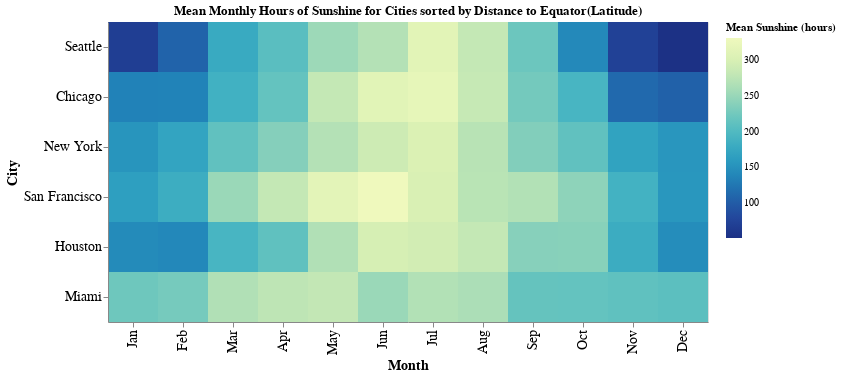

This figure's notebook cell:
### Code cell
alt.Chart(source).mark_rect().encode(
    y=alt.Y('city:N', axis=alt.Axis(title='City',titleFontSize=14, labelFontSize=14), sort=['Seattle','Chicago','New York','San Francisco','Houston', 'Miami']),
    x=alt.X('month:N', axis=alt.Axis(title='Month',titleFontSize=14, labelFontSize=14), sort=['Jan', 'Feb', 'Mar', 'Apr', 'May', 'June', 'July', 'August', 'September', 'October', 'November', 'December']),
    color=alt.Color('mean(sunshine):Q', scale=alt.Scale(scheme='yellowgreenblue',reverse=True), legend=alt.Legend(title='Mean Sunshine (hours)'))
).properties(
    width=600,
    height=300,
    title='Mean Monthly Hours of Sunshine for Cities sorted by Distance to Equator(Latitude)'
)

### Figure 1 — Vega-Lite specification as saved in the notebook (floating-point values rounded to 4 significant figures)
{"config": {"view": {"continuousWidth": 300, "continuousHeight": 300}}, "data": {"name": "data-162638687fd33f296a3b88b07ba677ef"}, "mark": {"type": "rect"}, "encoding": {"color": {"aggregate": "mean", "field": "sunshine", "legend": {"title": "Mean Sunshine (hours)"}, "scale": {"reverse": true, "scheme": "yellowgreenblue"}, "type": "quantitative"}, "x": {"axis": {"labelFontSize": 14, "title": "Month", "titleFontSize": 14}, "field": "month", "sort": ["Jan", "Feb", "Mar", "Apr", "May", "June", "July", "August", "September", "October", "November", "December"], "type": "nominal"}, "y": {"axis": {"labelFontSize": 14, "title": "City", "titleFontSize": 14}, "field": "city", "sort": ["Seattle", "Chicago", "New York", "San Francisco", "Houston", "Miami"], "type": "nominal"}}, "height": 300, "title": "Mean Monthly Hours of Sunshine for Cities sorted by Distance to Equator(Latitude)", "width": 600, "$schema": "https://vega.github.io/schema/vega-lite/v5.15.1.json", "datasets": {"data-162638687fd33f296a3b88b07ba677ef": [{"city": "Chicago", "lon": -87.62, "lat": 41.88, "month": "Jan", "monthnum": 0, "sunshine": 135}, {"city": "Chicago", "lon": -87.62, "lat": 41.88, "month": "Feb", "monthnum": 1, "sunshine": 136}, {"city": "Chicago", "lon": -87.62, "lat": 41.88, "month": "Mar", "monthnum": 2, "sunshine": 187}, {"city": "Chicago", "lon": -87.62, "lat": 41.88, "month": "Apr", "monthnum": 3, "sunshine": 215}, {"city": "Chicago", "lon": -87.62, "lat": 41.88, "month": "May", "monthnum": 4, "sunshine": 281}, {"city": "Chicago", "lon": -87.62, "lat": 41.88, "month": "Jun", "monthnum": 5, "sunshine": 311}, {"city": "Chicago", "lon": -87.62, "lat": 41.88, "month": "Jul", "monthnum": 6, "sunshine": 318}, {"city": "Chicago", "lon": -87.62, "lat": 41.88, "month": "Aug", "monthnum": 7, "sunshine": 283}, {"city": "Chicago", "lon": -87.62, "lat": 41.88, "month": "Sep", "monthnum": 8, "sunshine": 226}, {"city": "Chicago", "lon": -87.62, "lat": 41.88, "month": "Oct", "monthnum": 9, "sunshine": 193}, {"city": "Chicago", "lon": -87.62, "lat": 41.88, "month": "Nov", "monthnum": 10, "sunshine": 113}, {"city": "Chicago", "lon": -87.62, "lat": 41.88, "month": "Dec", "monthnum": 11, "sunshine": 106}, {"city": "Houston", "lon": -95.36, "lat": 29.75, "month": "Jan", "monthnum": 0, "sunshine": 144}, {"city": "Houston", "lon": -95.36, "lat": 29.75, "month": "Feb", "monthnum": 1, "sunshine": 141}, {"city": "Houston", "lon": -95.36, "lat": 29.75, "month": "Mar", "monthnum": 2, "sunshine": 193}, {"city": "Houston", "lon": -95.36, "lat": 29.75, "month": "Apr", "monthnum": 3, "sunshine": 212}, {"city": "Houston", "lon": -95.36, "lat": 29.75, "month": "May", "monthnum": 4, "sunshine": 266}, {"city": "Houston", "lon": -95.36, "lat": 29.75, "month": "Jun", "monthnum": 5, "sunshine": 298}, {"city": "Houston", "lon": -95.36, "lat": 29.75, "month": "Jul", "monthnum": 6, "sunshine": 294}, {"city": "Houston", "lon": -95.36, "lat": 29.75, "month": "Aug", "monthnum": 7, "sunshine": 281}, {"city": "Houston", "lon": -95.36, "lat": 29.75, "month": "Sep", "monthnum": 8, "sunshine": 238}, {"city": "Houston", "lon": -95.36, "lat": 29.75, "month": "Oct", "monthnum": 9, "sunshine": 239}, {"city": "Houston", "lon": -95.36, "lat": 29.75, "month": "Nov", "monthnum": 10, "sunshine": 181}, {"city": "Houston", "lon": -95.36, "lat": 29.75, "month": "Dec", "monthnum": 11, "sunshine": 146}, {"city": "Miami", "lon": -80.19, "lat": 25.76, "month": "Jan", "monthnum": 0, "sunshine": 222}, {"city": "Miami", "lon": -80.19, "lat": 25.76, "month": "Feb", "monthnum": 1, "sunshine": 227}, {"city": "Miami", "lon": -80.19, "lat": 25.76, "month": "Mar", "monthnum": 2, "sunshine": 266}, {"city": "Miami", "lon": -80.19, "lat": 25.76, "month": "Apr", "monthnum": 3, "sunshine": 275}, {"city": "Miami", "lon": -80.19, "lat": 25.76, "month": "May", "monthnum": 4, "sunshine": 280}, {"city": "Miami", "lon": -80.19, "lat": 25.76, "month": "Jun", "monthnum": 5, "sunshine": 251}, {"city": "Miami", "lon": -80.19, "lat": 25.76, "month": "Jul", "monthnum": 6, "sunshine": 267}, {"city": "Miami", "lon": -80.19, "lat": 25.76, "month": "Aug", "monthnum": 7, "sunshine": 263}, {"city": "Miami", "lon": -80.19, "lat": 25.76, "month": "Sep", "monthnum": 8, "sunshine": 216}, {"city": "Miami", "lon": -80.19, "lat": 25.76, "month": "Oct", "monthnum": 9, "sunshine": 215}, {"city": "Miami", "lon": -80.19, "lat": 25.76, "month": "Nov", "monthnum": 10, "sunshine": 212}, {"city": "Miami", "lon": -80.19, "lat": 25.76, "month": "Dec", "monthnum": 11, "sunshine": 209}, {"city": "New York", "lon": -73.94, "lat": 40.73, "month": "Jan", "monthnum": 0, "sunshine": 154}, {"city": "New York", "lon": -73.94, "lat": 40.73, "month": "Feb", "monthnum": 1, "sunshine": 171}, {"city": "New York", "lon": -73.94, "lat": 40.73, "month": "Mar", "monthnum": 2, "sunshine": 213}, {"city": "New York", "lon": -73.94, "lat": 40.73, "month": "Apr", "monthnum": 3, "sunshine": 237}, {"city": "New York", "lon": -73.94, "lat": 40.73, "month": "May", "monthnum": 4, "sunshine": 268}, {"city": "New York", "lon": -73.94, "lat": 40.73, "month": "Jun", "monthnum": 5, "sunshine": 289}, {"city": "New York", "lon": -73.94, "lat": 40.73, "month": "Jul", "monthnum": 6, "sunshine": 302}, {"city": "New York", "lon": -73.94, "lat": 40.73, "month": "Aug", "monthnum": 7, "sunshine": 271}, {"city": "New York", "lon": -73.94, "lat": 40.73, "month": "Sep", "monthnum": 8, "sunshine": 235}, {"city": "New York", "lon": -73.94, "lat": 40.73, "month": "Oct", "monthnum": 9, "sunshine": 213}, {"city": "New York", "lon": -73.94, "lat": 40.73, "month": "Nov", "monthnum": 10, "sunshine": 169}, {"city": "New York", "lon": -73.94, "lat": 40.73, "month": "Dec", "monthnum": 11, "sunshine": 155}, {"city": "San Francisco", "lon": -122.4, "lat": 37.73, "month": "Jan", "monthnum": 0, "sunshine": 165}, {"city": "San Francisco", "lon": -122.4, "lat": 37.73, "month": "Feb", "monthnum": 1, "sunshine": 182}, {"city": "San Francisco", "lon": -122.4, "lat": 37.73, "month": "Mar", "monthnum": 2, "sunshine": 251}, {"city": "San Francisco", "lon": -122.4, "lat": 37.73, "month": "Apr", "monthnum": 3, "sunshine": 281}, {"city": "San Francisco", "lon": -122.4, "lat": 37.73, "month": "May", "monthnum": 4, "sunshine": 314}, {"city": "San Francisco", "lon": -122.4, "lat": 37.73, "month": "Jun", "monthnum": 5, "sunshine": 330}, {"city": "San Francisco", "lon": -122.4, "lat": 37.73, "month": "Jul", "monthnum": 6, "sunshine": 300}, {"city": "San Francisco", "lon": -122.4, "lat": 37.73, "month": "Aug", "monthnum": 7, "sunshine": 272}, {"city": "San Francisco", "lon": -122.4, "lat": 37.73, "month": "Sep", "monthnum": 8, "sunshine": 267}, {"city": "San Francisco", "lon": -122.4, "lat": 37.73, "month": "Oct", "monthnum": 9, "sunshine": 243}, {"city": "San Francisco", "lon": -122.4, "lat": 37.73, "month": "Nov", "monthnum": 10, "sunshine": 189}, {"city": "San Francisco", "lon": -122.4, "lat": 37.73, "month": "Dec", "monthnum": 11, "sunshine": 156}, {"city": "Seattle", "lon": -122.3, "lat": 47.61, "month": "Jan", "monthnum": 0, "sunshine": 69}, {"city": "Seattle", "lon": -122.3, "lat": 47.61, "month": "Feb", "monthnum": 1, "sunshine": 108}, {"city": "Seattle", "lon": -122.3, "lat": 47.61, "month": "Mar", "monthnum": 2, "sunshine": 178}, {"city": "Seattle", "lon": -122.3, "lat": 47.61, "month": "Apr", "monthnum": 3, "sunshine": 207}, {"city": "Seattle", "lon": -122.3, "lat": 47.61, "month": "May", "monthnum": 4, "sunshine": 253}, {"city": "Seattle", "lon": -122.3, "lat": 47.61, "month": "Jun", "monthnum": 5, "sunshine": 268}, {"city": "Seattle", "lon": -122.3, "lat": 47.61, "month": "Jul", "monthnum": 6, "sunshine": 312}, {"city": "Seattle", "lon": -122.3, "lat": 47.61, "month": "Aug", "monthnum": 7, "sunshine": 281}, {"city": "Seattle", "lon": -122.3, "lat": 47.61, "month": "Sep", "monthnum": 8, "sunshine": 221}, {"city": "Seattle", "lon": -122.3, "lat": 47.61, "month": "Oct", "monthnum": 9, "sunshine": 142}, {"city": "Seattle", "lon": -122.3, "lat": 47.61, "month": "Nov", "monthnum": 10, "sunshine": 72}, {"city": "Seattle", "lon": -122.3, "lat": 47.61, "month": "Dec", "monthnum": 11, "sunshine": 52}]}}
